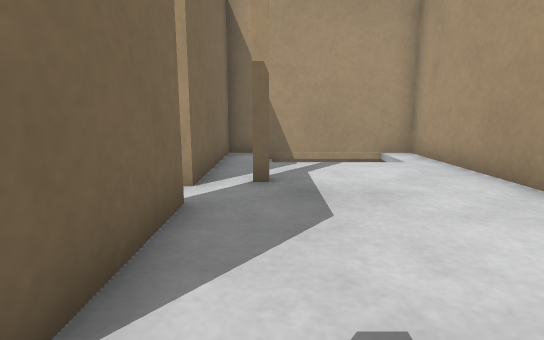
View 1 (above)

16 first-person views from a walk through a Gazebo world. The camera is 0.64 m above the floor, tilts 10° down and sees 80° across. The floor is counted in squares, 0.5 m on a side. Each view is taken from the middle of a square. On the plan, view 1 faces up. The plan holds only what a view shows up to about 14 squares ahead; the rest is blank. The place goes on beyond the plan.

View 2
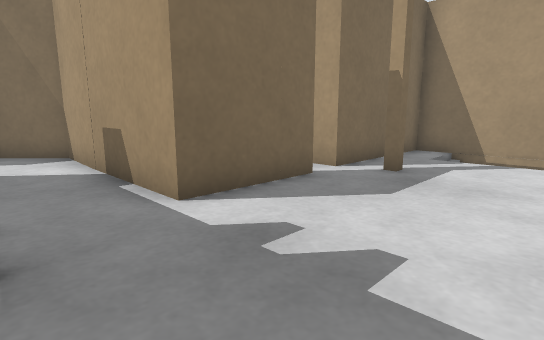

View 3
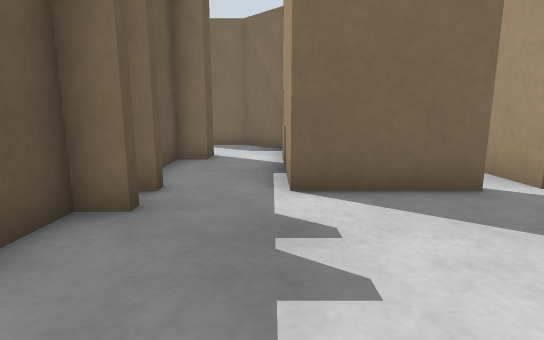

View 4
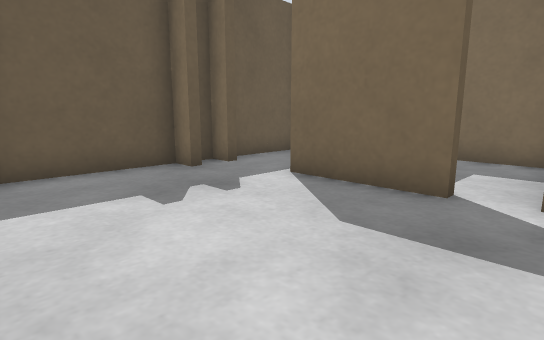

View 5
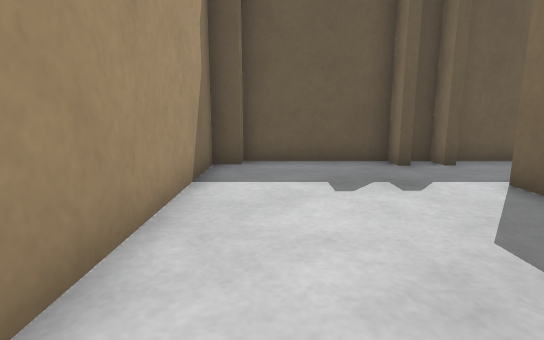

View 6
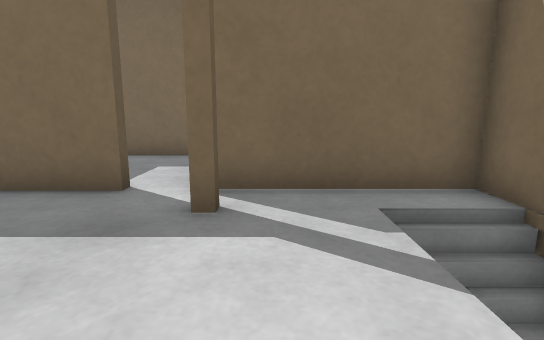

View 7
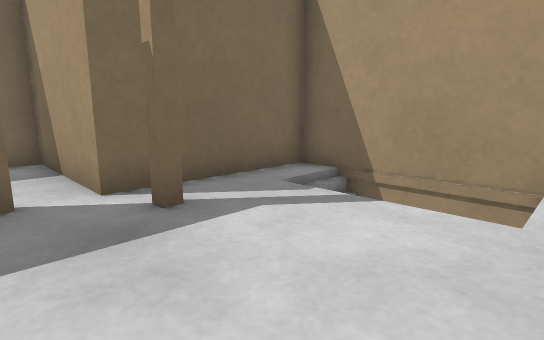

View 8
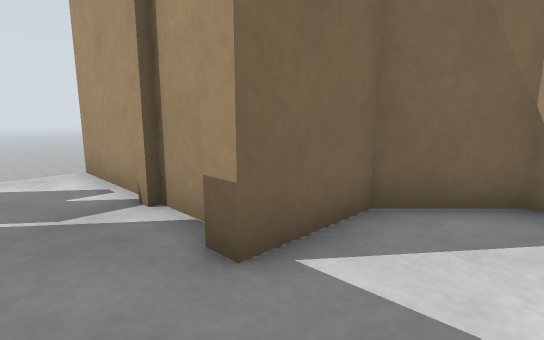

View 9
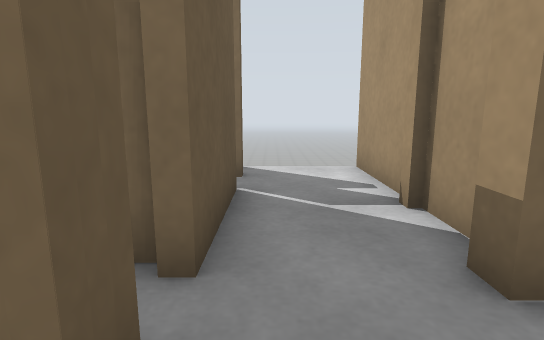

View 10
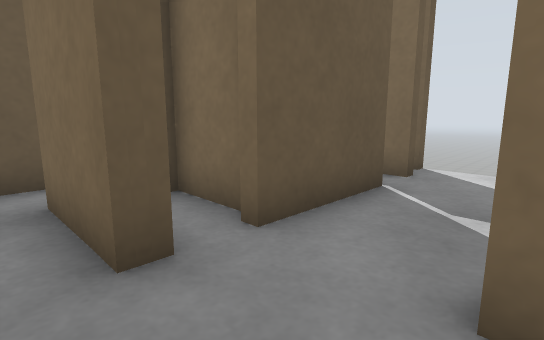

View 11
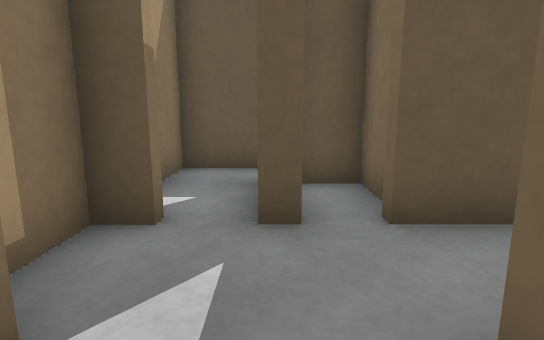

View 12
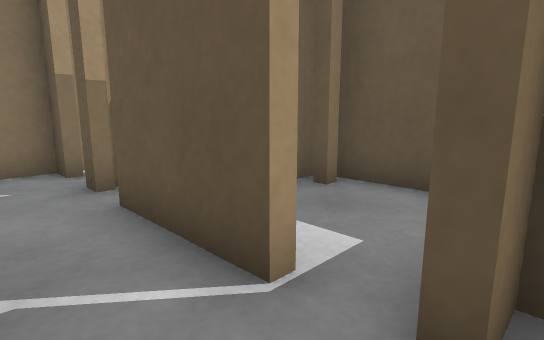

View 13
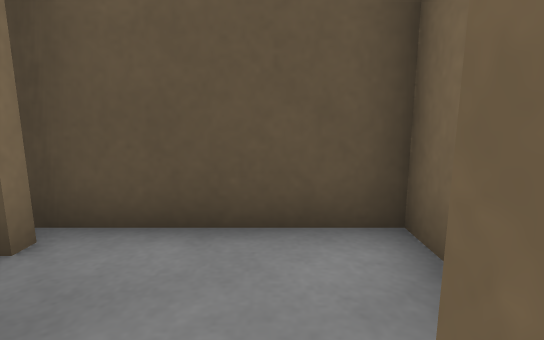

View 14
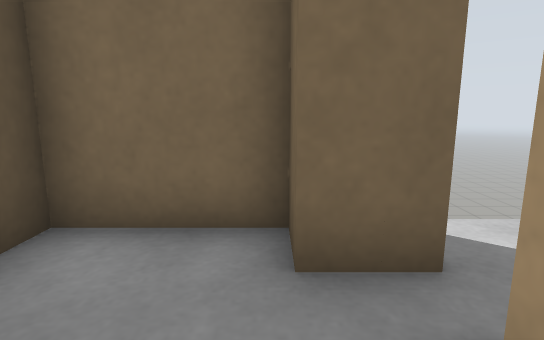

View 15
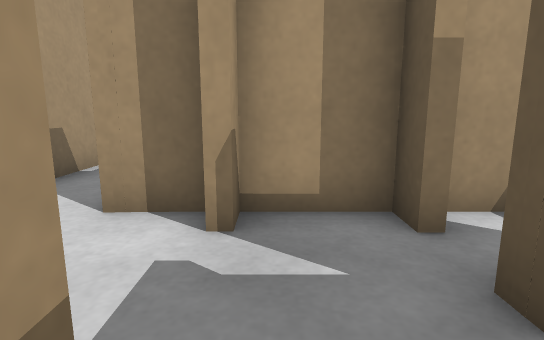

View 16
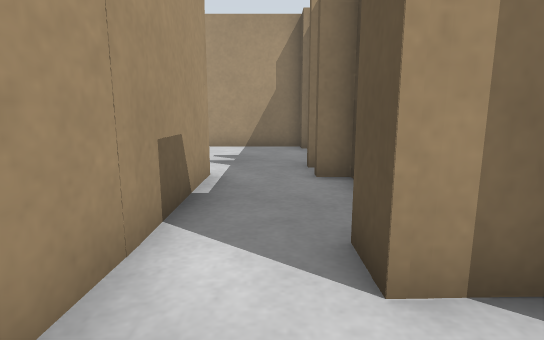

### Floor plan
Key: @ floor where view 1 was taken; # wall or solid block; . floor; / step, stairs or slope; v drop or lower ground.
Columns run from 15 left of view 1 to 5 right of it. Each row starts with its distance up from view 1.
 11               ######
 10              #.///  #
  9              #./    #
  8              #......#
  7              #......#
  6          #####.#....#
  5          #..........#
  4          #....#.....#
  3          #..  #.....#
  2        ########.....#
  1       ##............#
  0       #........@....#
 -1       #..##...##...##
 -2 v######..###########
 -3 v........#
 -4 v........#
 -5 ##.###.#.#
 -6 ##...#.#.#
 -7 #....###.#
 -8 #....# ..#
 -9  #########

Where each view was taken, in squares from view 1:
view 1: 0 up, 0 right, facing up
view 2: 1 down, 3 right, facing up-left
view 3: 1 up, 4 right, facing left
view 4: 6 up, 4 right, facing down-left
view 5: 7 up, 3 right, facing down
view 6: 7 up, 4 right, facing left
view 7: 4 up, 4 right, facing up-left
view 8: 4 down, 7 left, facing up-left
view 9: 4 down, 7 left, facing left
view 10: 2 down, 7 left, facing down-left
view 11: 1 down, 8 left, facing down
view 12: 3 down, 14 left, facing down-right
view 13: 5 down, 13 left, facing down
view 14: 6 down, 11 left, facing left
view 15: 3 down, 10 left, facing right
view 16: 0 up, 8 left, facing right
